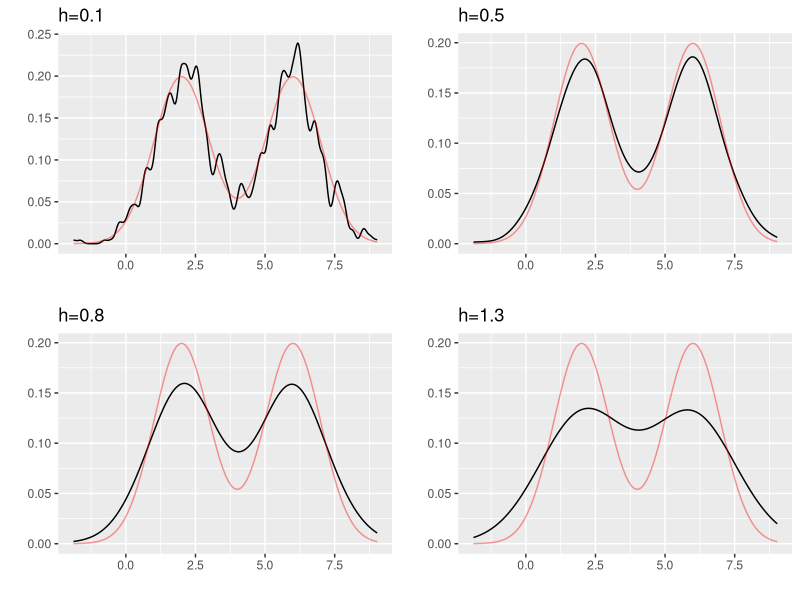

Write the R code that produced this figure.
## ---- chunk 1
knitr::opts_chunk$set(echo = T, warning = F, message = F, include = T)
## ---- chunk 2
library(ggplot2)
library(gridExtra)

f=function(x){0.5*dnorm(x,mean=2)+0.5*dnorm(x,mean=6)}
sim=function(n){
X=rnorm(n,2,1)
Y=rnorm(n,6,1)
ber=rbinom(n=n,size=1,prob=0.5)
return(ber*X+(1-ber)*Y)}
Z=sim(1000)
## ---- chunk 3
p<-ggplot(data.frame(x=Z),aes(x))+labs(x="",y="")
p1<-p+geom_density(bw=0.1)+stat_function(fun=f,col='red',alpha=0.4)+ggtitle("h=0.1")
p2<-p+geom_density(bw=0.5)+stat_function(fun=f,col='red',alpha=0.4)+ggtitle("h=0.5")
p3<-p+geom_density(bw=0.8)+stat_function(fun=f,col='red',alpha=0.4)+ggtitle("h=0.8")
p4<-p+geom_density(bw=1.2)+stat_function(fun=f,col='red',alpha=0.4)+ggtitle("h=1.3")
grid.arrange(p1,p2,p3,p4,nrow=2,ncol=2)
